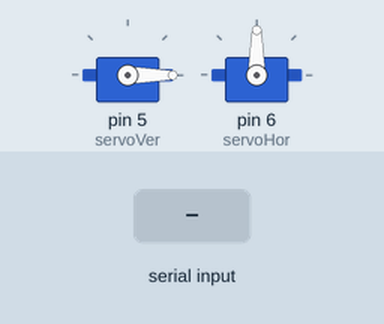
Simulated run of this sketch. Board: Arduino Uno, built with avr-gcc and run on an emulated ATmega328P. On the bench: 2 × servo. Inputs (shaded band) come from the test bench. What the sketch prints to the serial monitor is not drawn.

Above: at 1.2 s.
1.3 s: "90,45\n" received over Serial
At 1.6 s:
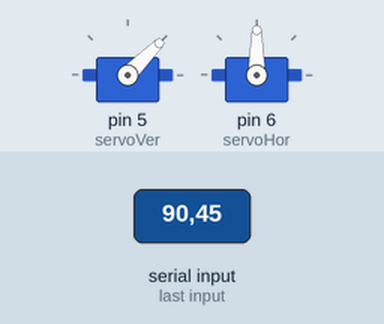
4.3 s: "30,150\n" received over Serial
At 5.1 s:
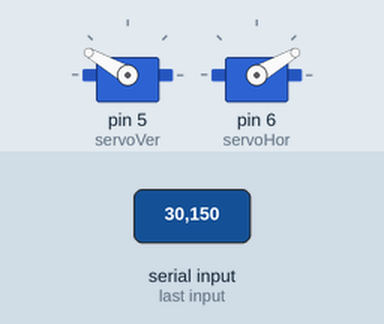
7.3 s: "200\n" received over Serial
At 9.2 s:
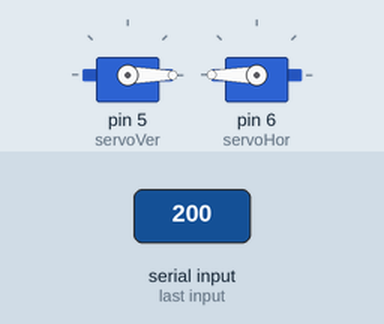
9.8 s: "1,90\n" received over Serial
At 10.4 s:
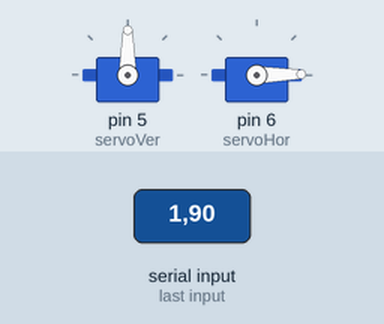
12.8 s: "1,90,45\n" received over Serial
At 14.8 s:
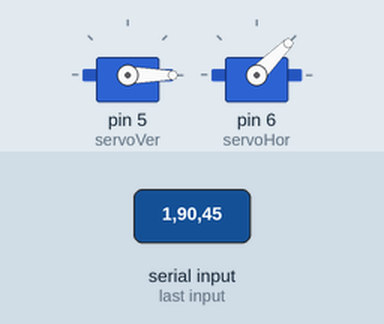
15.3 s: "90\n" received over Serial
At 17.7 s:
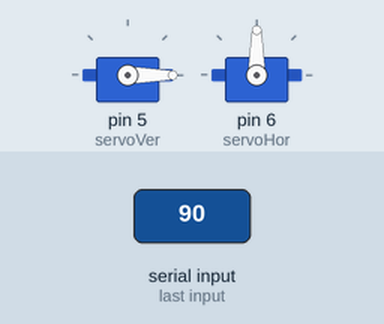
Timing chart, 0 to 18.8 s (numbered marks = the images above; inputs shaded):
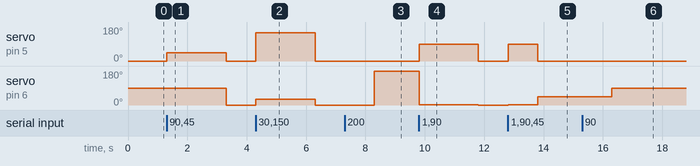

Measured:
- after the input at 1.3 s, servo on pin 5 (servoVer): 0° → 45° at once, → 0° 2.0 s later; servo on pin 6 (servoHor): 90° → 0° after 2.0 s
- after the input at 4.3 s, servo on pin 5 (servoVer): 0° → 150° at once, → 0° 2.0 s later; servo on pin 6 (servoHor): 0° → 30° at once, → 0° 2.0 s later
- after the input at 7.3 s, servo on pin 6 (servoHor): 0° → 180° after 1.0 s
- after the input at 9.8 s, servo on pin 5 (servoVer): 0° → 90° at once, → 0° 2.0 s later; servo on pin 6 (servoHor): 180° → 1° at once, → 0° 2.0 s later
- after the input at 12.8 s, servo on pin 5 (servoVer): 0° → 90° at once, → 0° 1.0 s later; servo on pin 6 (servoHor): 0° → 1° at once, → 45° 1.0 s later
- after the input at 15.3 s, servo on pin 6 (servoHor): 45° → 90° after 1.0 s

The sketch:

servo.ino
```cpp
#include <Servo.h>
#include <stdio.h>
#include <unistd.h>

Servo servoVer;
Servo servoHor;

int horizontalServoAngle;
int verticalServoAngle;

void setup()
{
  Serial.begin(9600);
  servoVer.attach(5);
  servoHor.attach(6);
  servoVer.write(0);
  servoHor.write(90);
}

void loop()
{
  if (Serial.available()) {
    horizontalServoAngle = Serial.parseInt();
    Serial.print(horizontalServoAngle);

    //Serial.print(" - ");

    verticalServoAngle = Serial.parseInt();
    Serial.println(verticalServoAngle);

    servoHor.write(horizontalServoAngle);
    servoVer.write(verticalServoAngle);
  }

}
```
